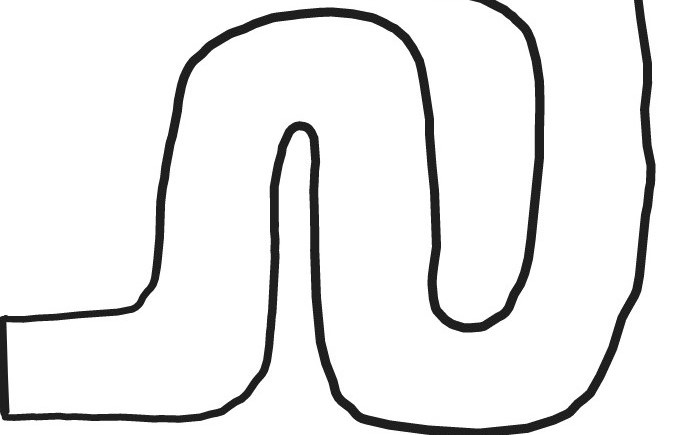
#> input picture images/s_curve.jpeg, 678 x 435 px
$ python nav_demo.py
#> lines starting #> are read from the running program, lines starting #| are printed output that depends on the picture; after the words box and inside, x2 and y2 are one past the last pixel; in counts of white or black regions, pixels touching at a corner belong together
### environment.py
from PIL import Image
import numpy as np
from matplotlib import pyplot as plt

class Environment:

    # threshold: requisite brightness of a pizel to be considered 'on' when binarized
    # scale: number of pixels per meter (pixels/m)
    def __init__(self, filename, threshold=200, scale=10):

        # Set scale attribute
#> called with filename = 'images/s_curve.jpeg', threshold = 200, scale = 10
        self.scale = scale

        # Import, rotate, and format the envirinment map image
        self.img = np.asarray(
            Image.open(filename)\
                .transpose(Image.ROTATE_270)\
                .convert("L")
        )
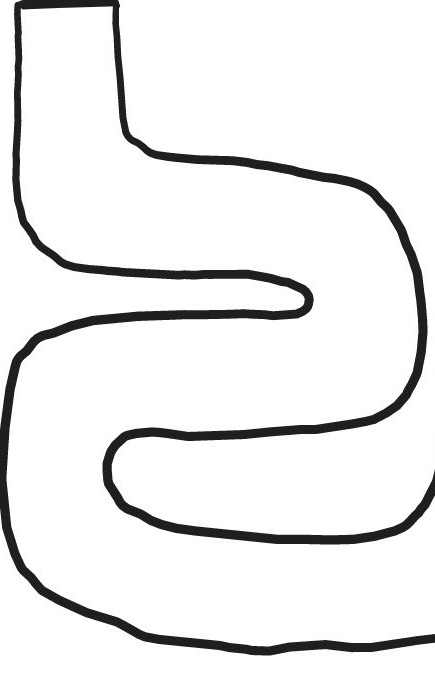
#> self.img: shape (678, 435); min 8, max 255, mean 235.6
        # Binarize the image
        self.img = (self.img > threshold) * 255
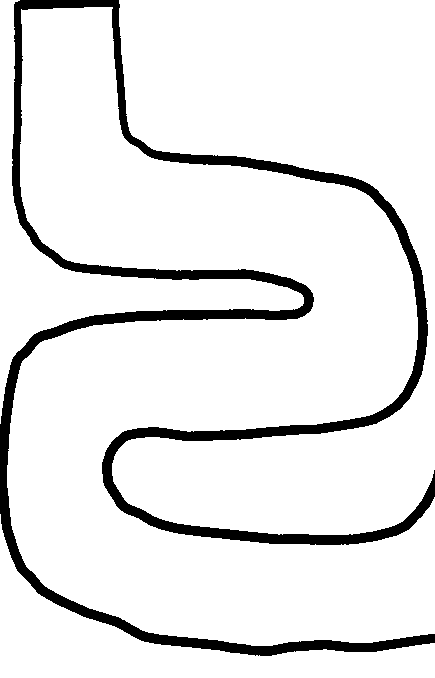
#> self.img: shape (678, 435) int64; 90.9% white; 1 black region, box (x1, y1, x2, y2) and area: (0, 0, 435, 656) 26752


    # Return image as array or binary pixels
    def get_image(self):
        return self.img


    # Convert img object into a list of points for a scatterplot
    # [115 lines left out: functions as_scatterplot, plot_map, find_angle_bins, lidar_filter, plot_carview, not called in this run]

### car.py
from turtle import pos
from environment import *
from navigator import *
from animator import *
import numpy as np

class Car:

    # Car class constructor
    def __init__(self, **car_config):

        # Define default attribute values
        defaults = {
            'pos': [0,0],   # Current position of car
            'theta': 0,     # Direction car is pointing (radians from horizontal)
            'speed': 25,    # Current speed of car (m/s)
            'rad': 100,     # Radius of camera view (m)
            'lat': 0.1,     # Latency from sensing to steering actuation (s)
            'period': 1,    # Sampling and nav update period (s)
            'path_res': 1,  # Max distance between points on recorded path
            'hist': []      # Path history of the car
        }

        # Set all attributes to default values
        for key in defaults:
            setattr(self, key, defaults[key])

        # Overwrite provided attributes from car_config
        for key in car_config:
            setattr(self, key, car_config[key])


    # Move car forward one step along arc
    def move_arc(self, r):

        # Distance car moves in a single step
#> called with r = 10
        dist = self.speed * self.period

        # Break distance up into increments of length 'path_res'
        increments = np.linspace(
            0, dist, num=int(dist//self.path_res), endpoint=True)

        # Calculate x and y movement of car
        x0 = self.pos[0] - r*np.cos(self.theta - np.pi/2)
        y0 = self.pos[0] - r*np.sin(self.theta - np.pi/2)
        print(f"{x0},{y0}")
        for d in increments:
            theta = d/r - np.pi/2
            x = x0 + r*np.cos(self.theta + theta)
            y = y0 + r*np.sin(self.theta + theta)

            # Update pos and hist
            self.hist.append(self.pos.copy())
            self.pos = [x,y]

        # Return new position
        return self.pos

### nav_demo.py
import matplotlib.pyplot as plt
from environment import *
from navigator import *
from animator import *
from car import *
import time


if __name__ == '__main__':

    # Initialize environment from image
    filename = 'images/s_curve.jpeg'
    env = Environment(filename)

    # Configure car
    car_config = {
        'pos': [50,50],
        'dir': [1,0]
    }

    # Initialize car
    car = Car(**car_config)

    car.move_arc(r=10)
    x, y = np.transpose(car.hist)
    plt.figure()
    plt.scatter(x,y)
    plt.gca().set_aspect(1)
    plt.show()
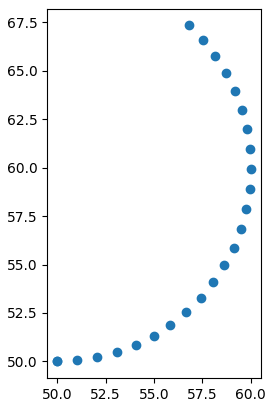
#> figure drawn by matplotlib, 1 panel

    # [34 lines of commented-out code are left out]

$ run again, with images/drawn_map.jpeg copied over images/s_curve.jpeg
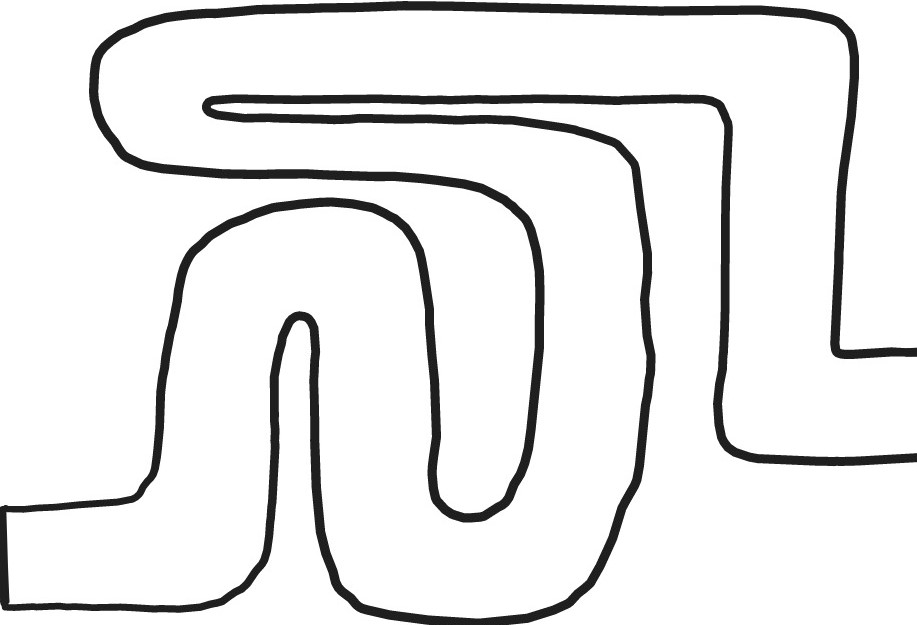
#> input picture images/drawn_map.jpeg, 917 x 625 px
#> in __init__, `self.img = np.asarray( Image.open(filename)\ .transpose(Image.ROTATE_2..`:
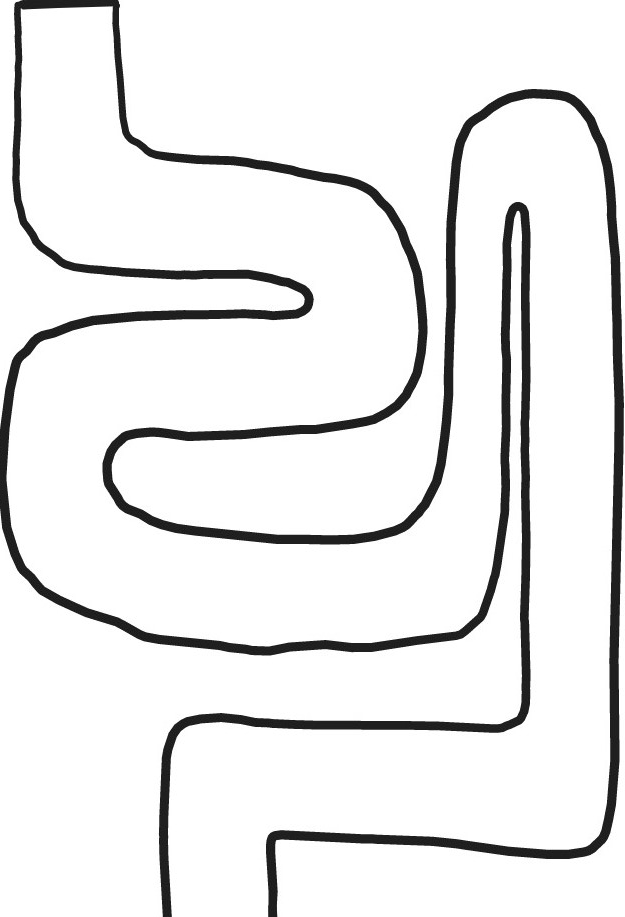
#> self.img: shape (917, 625); min 13, max 255, mean 233.8
#> in __init__, `self.img = (self.img > threshold) * 255`:
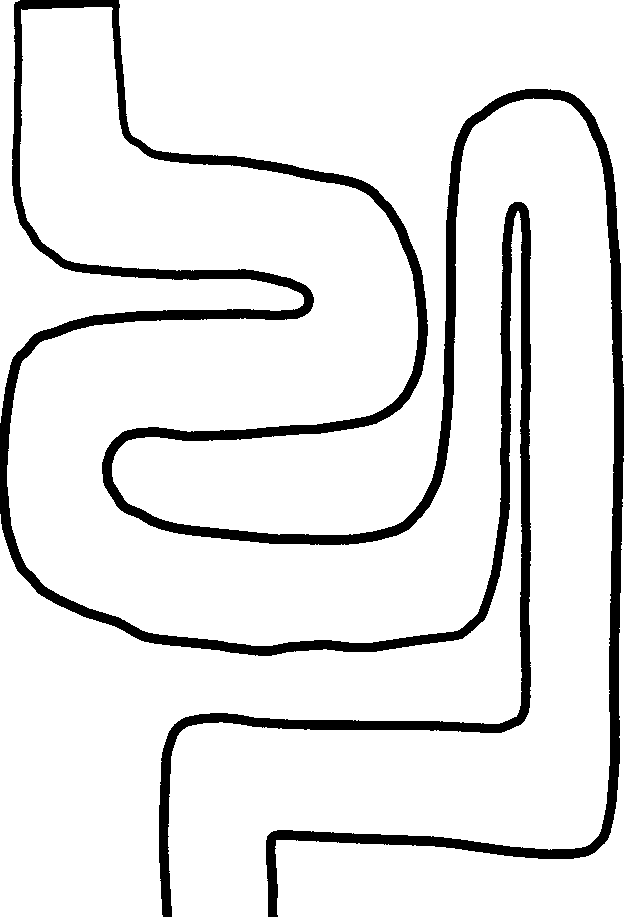
#> self.img: shape (917, 625) int64; 90% white; 1 black region, box (x1, y1, x2, y2) and area: (0, 0, 624, 917) 57032

$ run again, with images/single_turn.jpeg copied over images/s_curve.jpeg
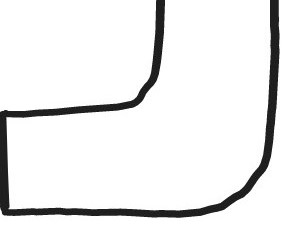
#> input picture images/single_turn.jpeg, 290 x 229 px
#> in __init__, `self.img = np.asarray( Image.open(filename)\ .transpose(Image.ROTATE_2..`:
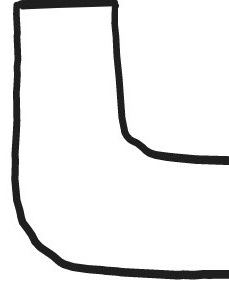
#> self.img: shape (290, 229); min 12, max 255, mean 234.7
#> in __init__, `self.img = (self.img > threshold) * 255`:
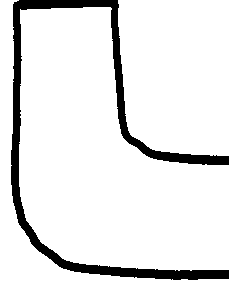
#> self.img: shape (290, 229) int64; 90.5% white; 1 black region, box (x1, y1, x2, y2) and area: (11, 0, 229, 280) 6324

$ run again, with images/maze.jpg copied over images/s_curve.jpeg
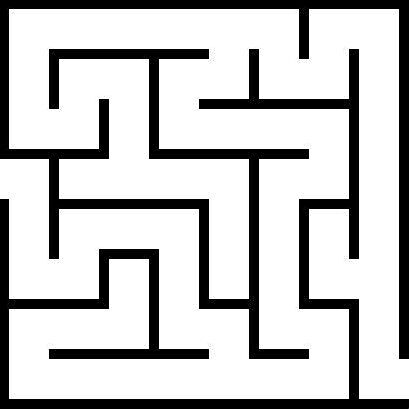
#> input picture images/maze.jpg, 409 x 409 px
#> in __init__, `self.img = np.asarray( Image.open(filename)\ .transpose(Image.ROTATE_2..`:
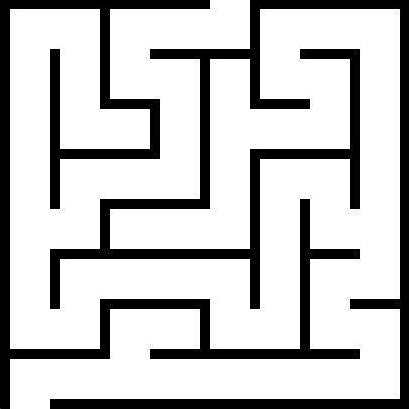
#> self.img: shape (409, 409); min 0, max 255, mean 195.6
